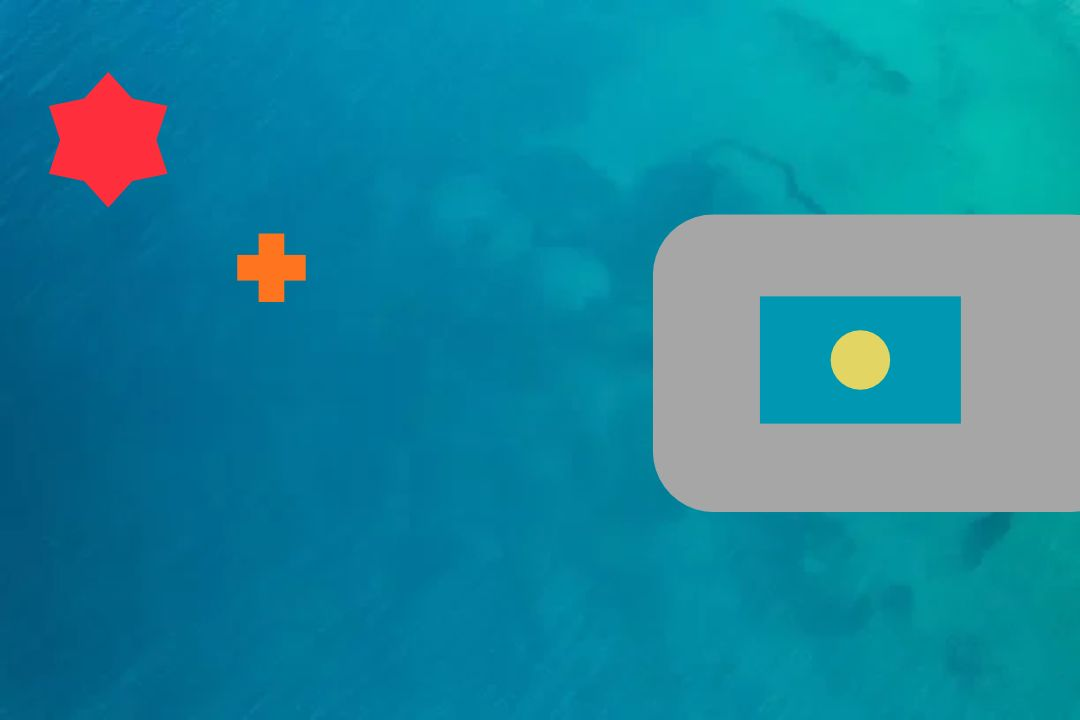
#> input picture input-cv-2.jpg, 1080 x 720 px
$ python -i sar_vision.py   (imports and definitions only)
#> lines starting #> are read from the running program, lines starting #| are printed output that depends on the picture; after the words box and inside, x2 and y2 are one past the last pixel; in counts of white or black regions, pixels touching at a corner belong together
#> further down, picture is the input picture: shape (720, 1080, 3); mean B, G, R 157.6, 134.3, 27.3
import cv2
import numpy as np
import math

class SARDroneVision:
    def __init__(self, safe_distance_threshold=200):
        """
        Inisialisasi sistem deteksi drone SAR:
        - safe_distance_threshold: batas aman minimum (dalam piksel) antara Korban dan Sumber Bahaya
        """
        self.safe_threshold = safe_distance_threshold

        # Konfigurasi rentang warna HSV dan warna display visual (BGR)
        # 1. Helipad (Pangkalan di Dermaga): Hijau
        self.helipad_hsv_lower = np.array([35, 70, 70])
        self.helipad_hsv_upper = np.array([85, 255, 255])
        self.color_helipad = (0, 200, 0) # BGR: Hijau

        # 2. Korban (Victim / Lifebuoy): Oranye
        self.victim_hsv_lower = np.array([10, 100, 100])
        self.victim_hsv_upper = np.array([25, 255, 255])
        self.color_victim = (0, 140, 255) # BGR: Oranye

        # 3. Sumber Bahaya (Hazard / Fire / Shark Zone): Merah (wrap-around di HSV)
        self.hazard_hsv_lower1 = np.array([0, 120, 100])
        self.hazard_hsv_upper1 = np.array([9, 255, 255])
        self.hazard_hsv_lower2 = np.array([170, 120, 100])
        self.hazard_hsv_upper2 = np.array([180, 255, 255])
        self.color_hazard = (0, 0, 230) # BGR: Merah

    def _get_mask_hazard(self, hsv):
        mask1 = cv2.inRange(hsv, self.hazard_hsv_lower1, self.hazard_hsv_upper1)
        mask2 = cv2.inRange(hsv, self.hazard_hsv_lower2, self.hazard_hsv_upper2)
        return cv2.bitwise_or(mask1, mask2)

    def _find_best_contour(self, mask, min_area=150):
        """Mencari kontur terbesar dengan luas minimal tertentu"""
        # Operasi morfologi untuk menghilangkan noise
        kernel = cv2.getStructuringElement(cv2.MORPH_ELLIPSE, (5, 5))
        cleaned_mask = cv2.morphologyEx(mask, cv2.MORPH_OPEN, kernel, iterations=1)
        cleaned_mask = cv2.morphologyEx(cleaned_mask, cv2.MORPH_DILATE, kernel, iterations=1)

        contours, _ = cv2.findContours(cleaned_mask, cv2.RETR_EXTERNAL, cv2.CHAIN_APPROX_SIMPLE)
        valid_contours = [c for c in contours if cv2.contourArea(c) >= min_area]
        if not valid_contours:
            return None
        return max(valid_contours, key=cv2.contourArea)

    def _extract_object_info(self, contour, label, color):
        """Mengekstrak bounding box, titik pusat (centroid), dan menyiapkan metadata objek"""
        x, y, w, h = cv2.boundingRect(contour)

        # Hitung centroid menggunakan image moments
        M = cv2.moments(contour)
        if M["m00"] != 0:
            cx = int(M["m10"] / M["m00"])
            cy = int(M["m01"] / M["m00"])
        else:
            cx = x + w // 2
            cy = y + h // 2

        return {
            "label": label,
            "bbox": (x, y, w, h),
            "center": (cx, cy),
            "color": color,
            "area": cv2.contourArea(contour)
        }

    def detect_objects(self, image):
        """
        Mendeteksi ketiga objek: Helipad, Korban, dan Sumber Bahaya.
        """
        # Konversi BGR ke HSV
        hsv = cv2.cvtColor(image, cv2.COLOR_BGR2HSV)
#> hsv: shape (720, 1080, 3); mean H, S, V 85.2, 219.2, 161.4
        # Gaussian blur untuk meredam noise kamera aerial UAV
        blurred_hsv = cv2.GaussianBlur(hsv, (5, 5), 0)
#> blurred_hsv: shape (720, 1080, 3); mean H, S, V 85.2, 219.2, 161.4

        detections = {}

        # 1. Deteksi Helipad
        mask_helipad = cv2.inRange(blurred_hsv, self.helipad_hsv_lower, self.helipad_hsv_upper)
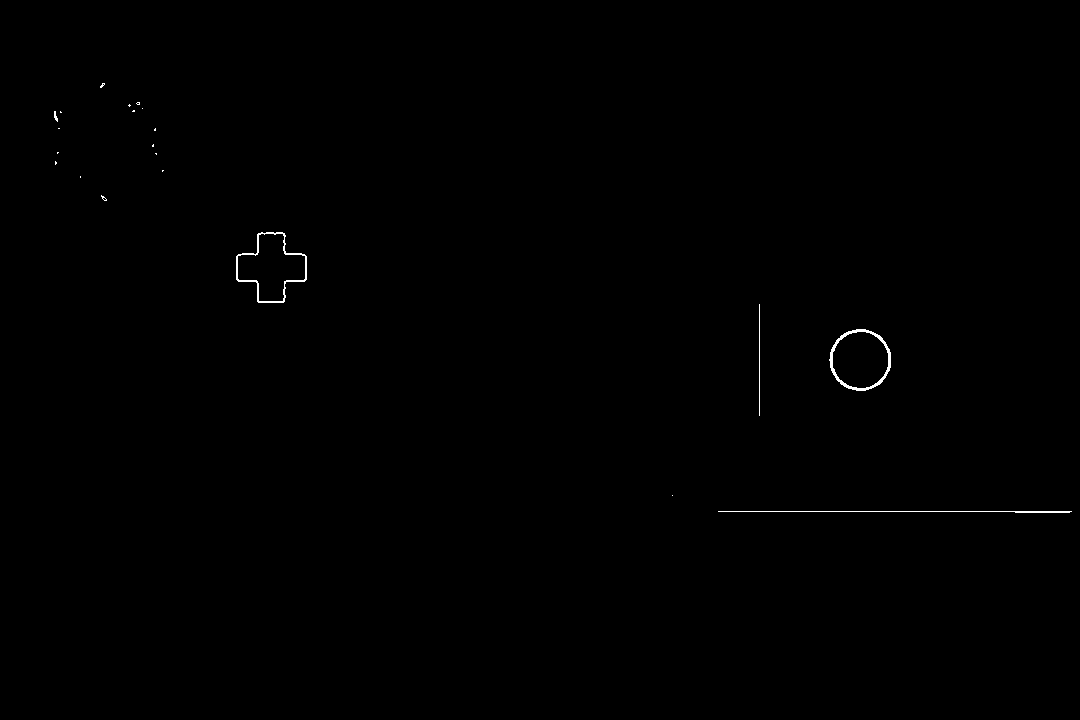
#> mask_helipad: shape (720, 1080); 0.22% white in thin lines or dots, all inside (x1, y1, x2, y2) = (54, 83, 1072, 513)
        cnt_helipad = self._find_best_contour(mask_helipad, min_area=200)
#> in _find_best_contour, `cleaned_mask = cv2.morphologyEx(mask, cv2.MORPH_OPEN, kernel, iteratio..`: cleaned_mask: shape (720, 1080); every value is 0
#> in _find_best_contour, `contours, _ = cv2.findContours(cleaned_mask, cv2.RETR_EXTERNAL, cv2.CH..`: contours = []
        if cnt_helipad is not None:
            detections["Helipad"] = self._extract_object_info(cnt_helipad, "Helipad", self.color_helipad)

        # 2. Deteksi Korban
        mask_victim = cv2.inRange(blurred_hsv, self.victim_hsv_lower, self.victim_hsv_upper)
#> mask_victim: shape (720, 1080); 0.34% white; 10 white regions (9 under 20 px), largest, box (x1, y1, x2, y2) and area: (238, 234, 305, 301) 2624
        cnt_victim = self._find_best_contour(mask_victim, min_area=80)
#> call 2 of _find_best_contour, with min_area = 80
#> in _find_best_contour (call 2), `cleaned_mask = cv2.morphologyEx(mask, cv2.MORPH_OPEN, kernel, iteratio..`: cleaned_mask: shape (720, 1080); 0.33% white; 1 white region, box (x1, y1, x2, y2) and area: (238, 234, 305, 301) 2604
#> in _find_best_contour (call 2), `cleaned_mask = cv2.morphologyEx(cleaned_mask, cv2.MORPH_DILATE, kernel..`:
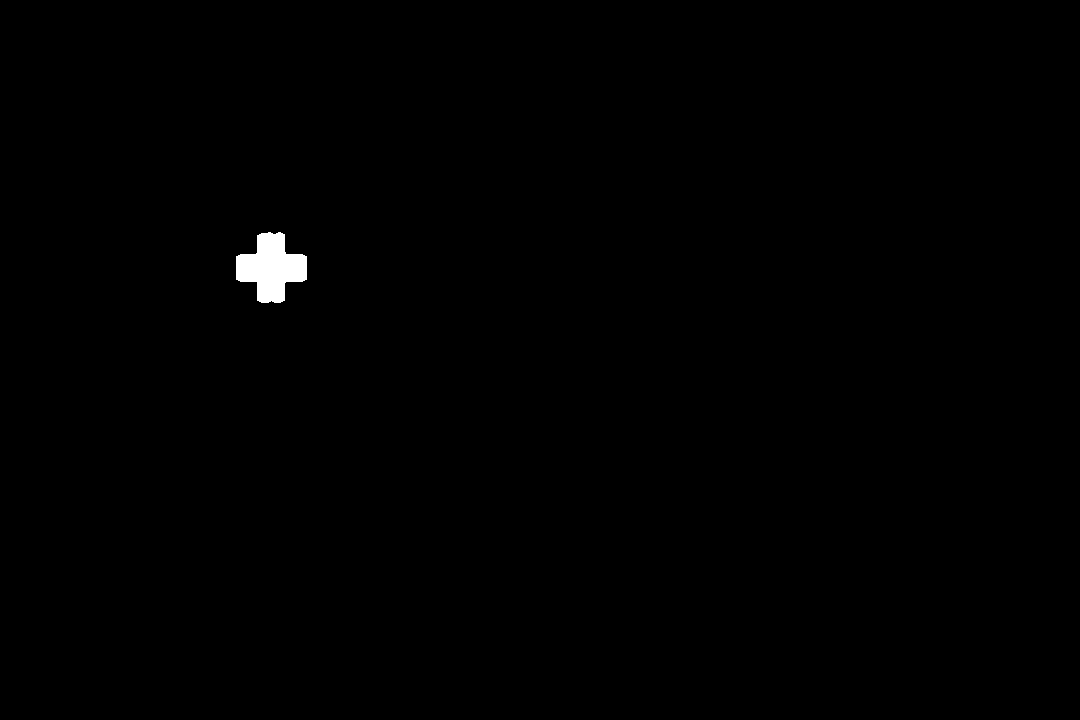
#> cleaned_mask: shape (720, 1080); 0.4% white; 1 white region
#> in _find_best_contour (call 2), `contours, _ = cv2.findContours(cleaned_mask, cv2.RETR_EXTERNAL, cv2.CH..`: contours = 1 contour; box (x1, y1, x2, y2) and area: (236, 232, 307, 303) 2992
#> in _find_best_contour (call 2), `valid_contours = [c for c in contours if cv2.contourArea(c) >= min_area]`: valid_contours has the same summary as contours
#> cnt_victim = contour of 67 points, box (x1, y1, x2, y2) (236, 232, 307, 303), area 2992
        if cnt_victim is not None:
            detections["Korban"] = self._extract_object_info(cnt_victim, "Korban", self.color_victim)
#> in _extract_object_info, `x, y, w, h = cv2.boundingRect(contour)`: x = 236; y = 232; w = 71
#> in _extract_object_info, `M = cv2.moments(contour)`: M = moments, m00 2992, centre m10/m00, m01/m00 = (270.8, 267.3)
#> in _extract_object_info, `cx = int(M["m10"] / M["m00"])`: cx = 270
#> in _extract_object_info, `cy = int(M["m01"] / M["m00"])`: cy = 267

        # 3. Deteksi Sumber Bahaya
        mask_hazard = self._get_mask_hazard(blurred_hsv)
#> in _get_mask_hazard, `mask1 = cv2.inRange(hsv, self.hazard_hsv_lower1, self.hazard_hsv_upper1)`:
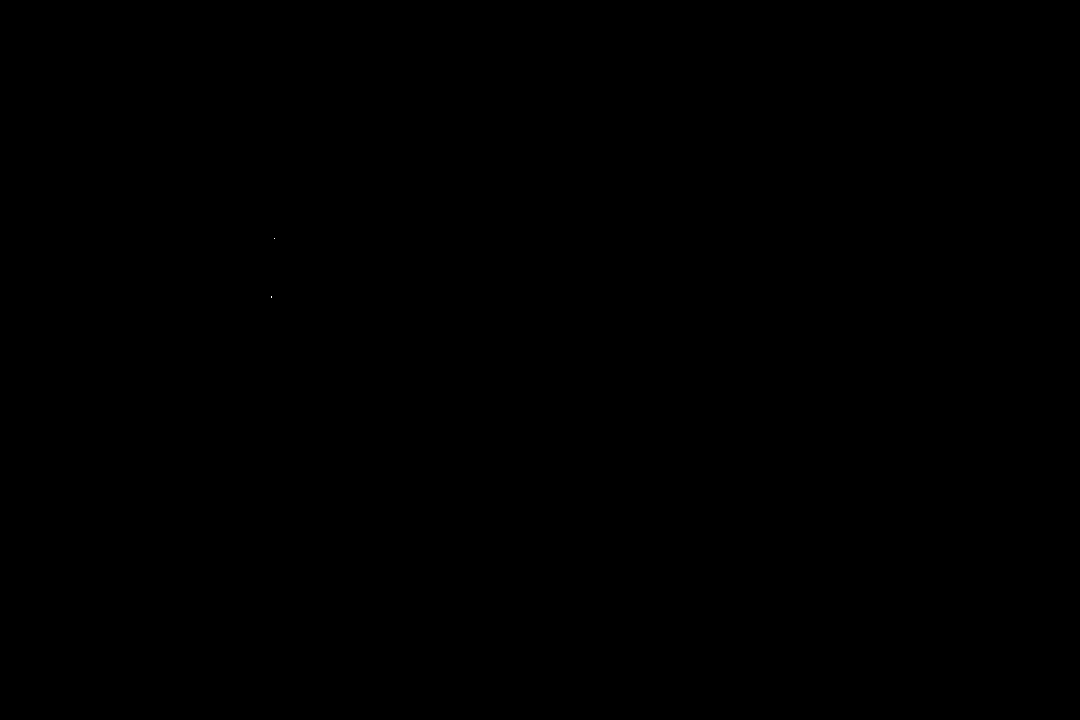
#> mask1: shape (720, 1080); 0% white in thin lines or dots, all inside (x1, y1, x2, y2) = (271, 238, 275, 298)
#> in _get_mask_hazard, `mask2 = cv2.inRange(hsv, self.hazard_hsv_lower2, self.hazard_hsv_upper2)`:
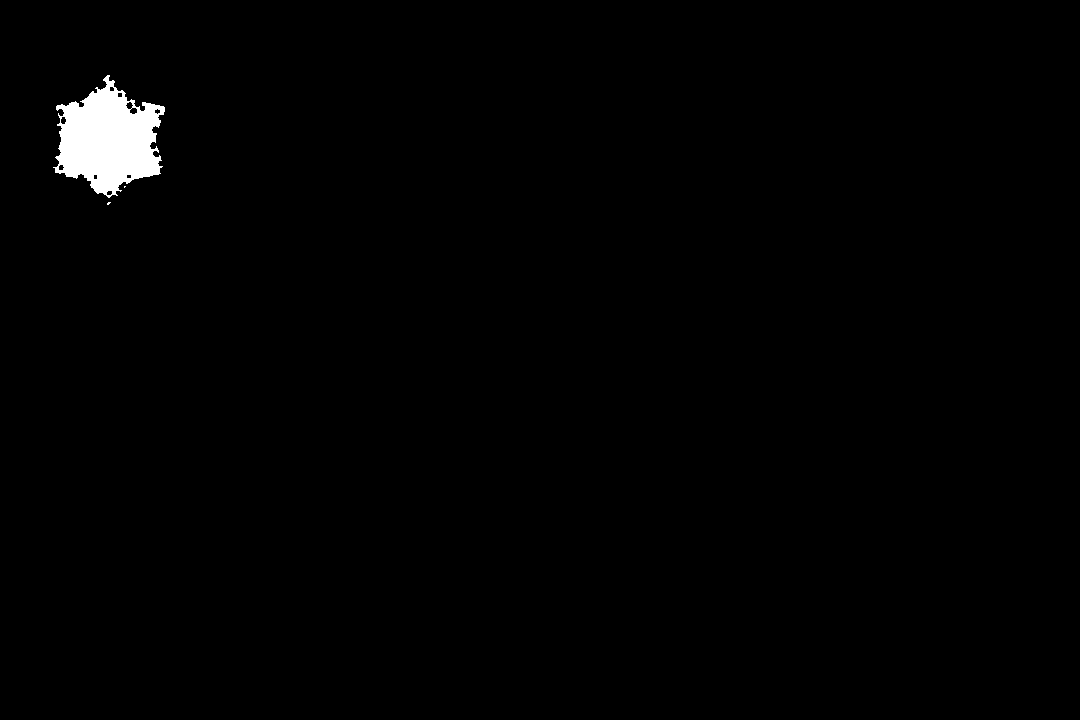
#> mask2: shape (720, 1080); 1.1% white; 3 white regions (2 under 20 px), largest, box (x1, y1, x2, y2) and area: (53, 75, 165, 198) 8232
        cnt_hazard = self._find_best_contour(mask_hazard, min_area=100)
#> call 3 of _find_best_contour, with min_area = 100
#> in _find_best_contour (call 3), `cleaned_mask = cv2.morphologyEx(mask, cv2.MORPH_OPEN, kernel, iteratio..`: cleaned_mask: shape (720, 1080); 1% white; 1 white region, box (x1, y1, x2, y2) and area: (56, 77, 165, 194) 7901
#> in _find_best_contour (call 3), `cleaned_mask = cv2.morphologyEx(cleaned_mask, cv2.MORPH_DILATE, kernel..`:
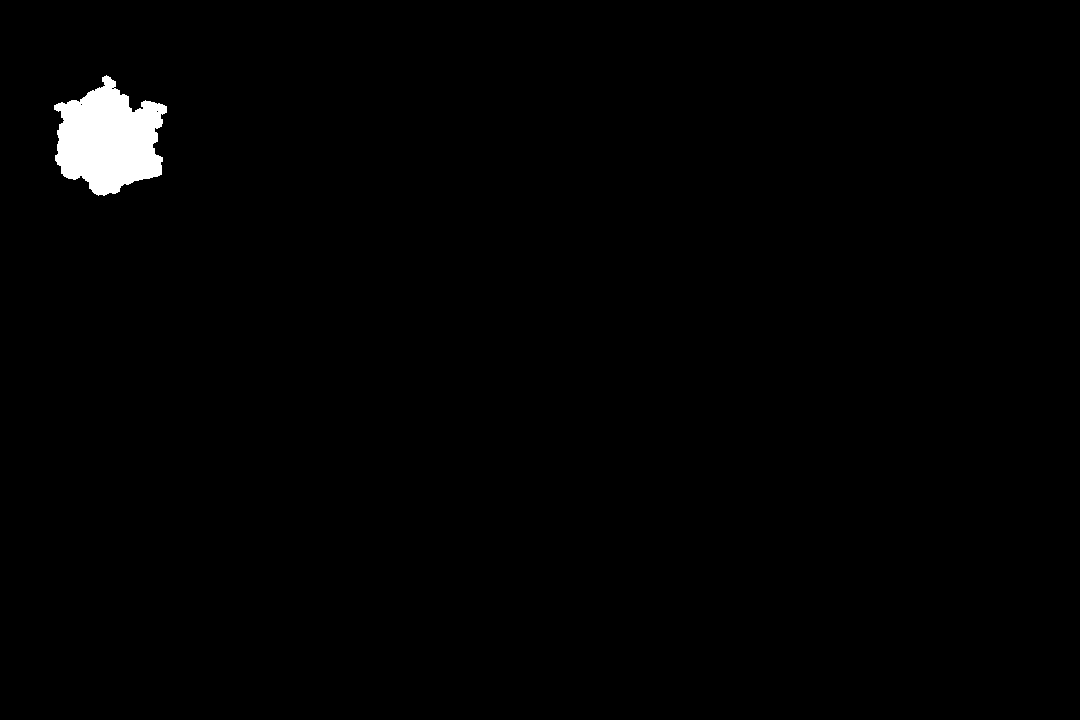
#> cleaned_mask: shape (720, 1080); 1.1% white; 1 white region
#> in _find_best_contour (call 3), `contours, _ = cv2.findContours(cleaned_mask, cv2.RETR_EXTERNAL, cv2.CH..`: contours = 1 contour; box (x1, y1, x2, y2) and area: (54, 75, 167, 196) 8694
#> in _find_best_contour (call 3), `valid_contours = [c for c in contours if cv2.contourArea(c) >= min_area]`: valid_contours has the same summary as contours
#> cnt_hazard = contour of 290 points, box (x1, y1, x2, y2) (54, 75, 167, 196), area 8694
        if cnt_hazard is not None:
            detections["Sumber Bahaya"] = self._extract_object_info(cnt_hazard, "Sumber Bahaya", self.color_hazard)

        return detections

    # [149 lines left out: functions draw_crosshair, draw_styled_label, process_frame, create_side_by_side_comparison, not called in this run]

>>> import cv2
>>> picture = cv2.imread('input-cv-2.jpg')
>>> result = SARDroneVision().detect_objects(picture)
#> result = 2 items
